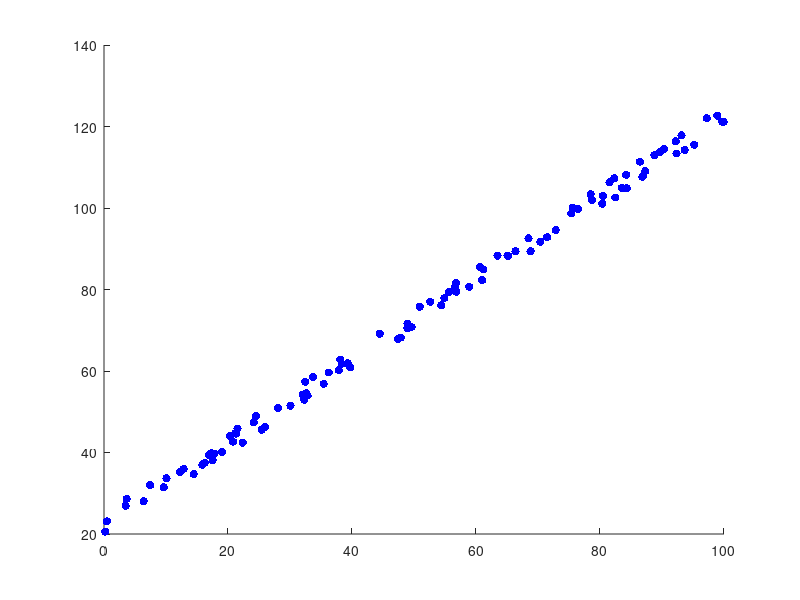

This chart was generated by the following MATLAB code: (Note: this script raises an error after producing the figure.)
%%%%%%%%%%%%%%%%%%Pre processing%%%%%%%%%%%%%%%
clear;
I = 100;

% generate input data
X =100*rand(I, 1); 
Y = X + 20 + 5*rand(I, 1); 
data = [X Y];

% training data
figure;
scatter(X,Y,'b','filled');
hold on


%Mean
mu = mean(X);
data-=mu;

%Normalize
sigma =  (data' * data)/I;

%%%%%%%%%%%%%%%PCA Algorithm%%%%%%%%%%%%%%%%
%compute singular value decomposition to get most significant eigenvectors
[U,~,~]= svd(sigma);
%Get most significant eigenvector
Uimp = U(:, 1);
%project X~ on U =>Y~
Y =  data * Uimp;
Xout = zeros(1:I,1);
Yout = zeros(1:I,1);

%Get X and Y
for i=1:I
Xout(i) =   -[X(i,1).*Uimp(2, :)];
Yout(i) =[ Y(i,1).*Uimp(1, :)];
endfor
%plot(Y(:,1), zeros(I, 1), 'r');
scatter(Xout, Yout, 'm');
hold on


%%%%%%%%%%TEST%%%%%%%%%%%
I = 40
Xtest =100*rand(I, 1); 
Ytest = Xtest + 20 + 5*rand(I, 1); 
data = [Xtest Ytest];

scatter(Xtest,Xtest,'y','s');
hold on

data-=mu;


% Project the test data set onto U
Xfinal = Xtest * Uimp(1, :);
Yfinal = Ytest * Uimp(2, :);

%Get X and Y
for i=1:I
Xouttest(i) = [Xfinal(i,1).*Uimp(2, :)];
Youttest(i) =[ Yfinal(i,1).*Uimp(1, :)];
endfor
%Print data
scatter(Xouttest, Youttest, 'r','s');
title 'PCA';
legend('Data train', 'out', 'Test data', 'Test out');
hold on